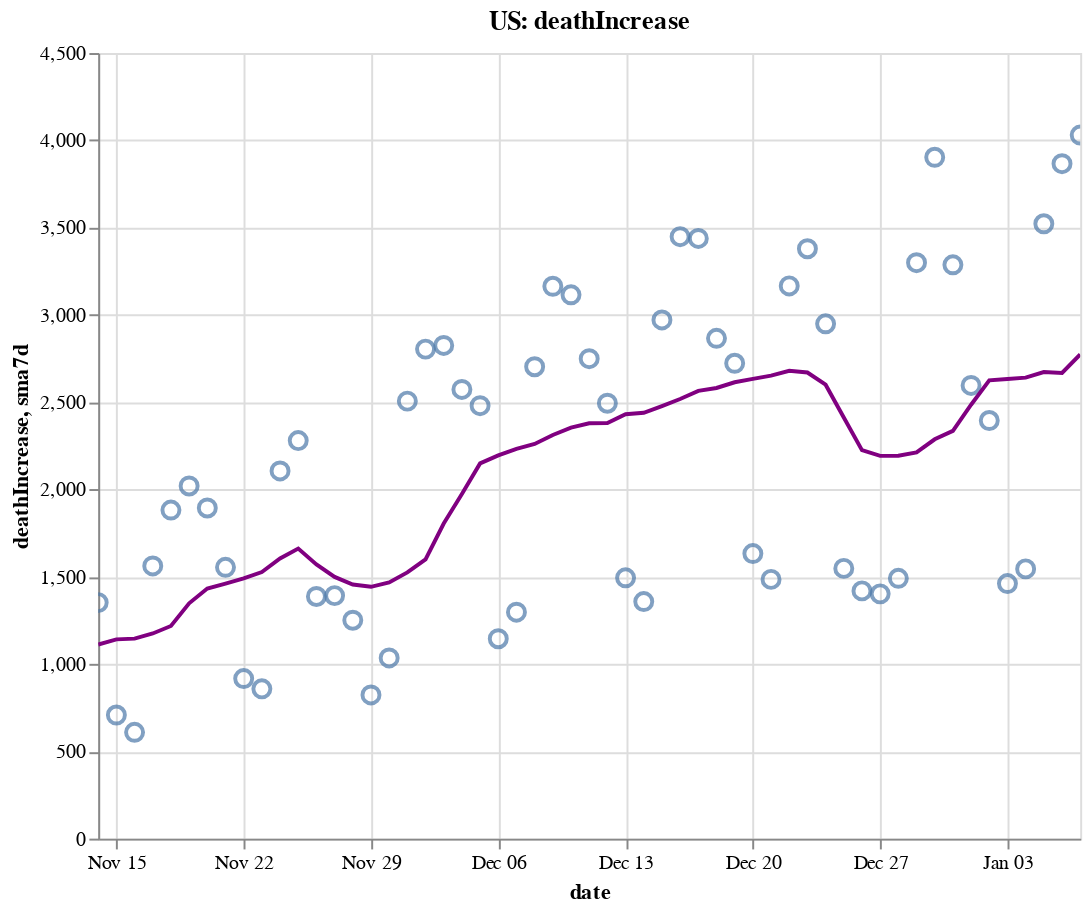

Notebook cell for this chart:
### Code cell
create_plot(us, 'deathIncrease')

### Figure 1 — Vega-Lite specification as saved in the notebook (floating-point values rounded to 4 significant figures)
{"config": {"view": {"continuousWidth": 400, "continuousHeight": 300}}, "layer": [{"layer": [{"mark": {"type": "point", "size": 75}, "encoding": {"tooltip": [{"type": "temporal", "field": "date"}, {"type": "quantitative", "field": "deathIncrease"}, {"type": "quantitative", "field": "sma7d"}], "x": {"type": "temporal", "field": "date"}, "y": {"type": "quantitative", "field": "deathIncrease"}}, "selection": {"selector006": {"type": "interval", "bind": "scales", "encodings": ["x", "y"]}}}, {"mark": {"type": "line", "color": "purple"}, "encoding": {"x": {"type": "temporal", "field": "date"}, "y": {"type": "quantitative", "field": "sma7d"}}}]}, {"mark": {"type": "rule", "color": "#aaa"}, "encoding": {"x": {"type": "temporal", "field": "date"}}, "transform": [{"filter": {"selection": "selector005"}}]}, {"mark": "circle", "encoding": {"opacity": {"condition": {"value": 1, "selection": "selector005"}, "value": 0}, "tooltip": [{"type": "temporal", "field": "date"}, {"type": "quantitative", "field": "deathIncrease"}, {"type": "quantitative", "field": "sma7d"}], "x": {"type": "temporal", "field": "date"}, "y": {"type": "quantitative", "field": "deathIncrease"}}, "selection": {"selector005": {"type": "single", "encodings": ["x"], "on": "mouseover", "nearest": true, "empty": "none"}}}, {"mark": {"type": "text", "align": "left", "dx": 5, "dy": -5, "stroke": "white", "strokeWidth": 2}, "encoding": {"text": {"type": "quantitative", "field": "deathIncrease"}, "tooltip": [{"type": "temporal", "field": "date"}, {"type": "quantitative", "field": "deathIncrease"}, {"type": "quantitative", "field": "sma7d"}], "x": {"type": "temporal", "field": "date"}, "y": {"type": "quantitative", "field": "deathIncrease"}}, "transform": [{"filter": {"selection": "selector005"}}]}, {"mark": {"type": "text", "align": "left", "dx": 5, "dy": -5}, "encoding": {"text": {"type": "quantitative", "field": "deathIncrease"}, "tooltip": [{"type": "temporal", "field": "date"}, {"type": "quantitative", "field": "deathIncrease"}, {"type": "quantitative", "field": "sma7d"}], "x": {"type": "temporal", "field": "date"}, "y": {"type": "quantitative", "field": "deathIncrease"}}, "transform": [{"filter": {"selection": "selector005"}}]}], "data": {"name": "data-d06e92ddce036d635eecf9addf8cc2c4"}, "height": 400, "title": "US: deathIncrease", "width": 500, "$schema": "https://vega.github.io/schema/vega-lite/v4.8.1.json", "datasets": {"data-d06e92ddce036d635eecf9addf8cc2c4": [{"date": "2020-11-14T00:00:00", "totalTestResultsIncrease": 1703000.0, "positiveIncrease": 167200.0, "death": 237400.0, "deathIncrease": 1352.0, "positiveRate": 0.098, "state": "US", "sma7d": 1112.0}, {"date": "2020-11-15T00:00:00", "totalTestResultsIncrease": 1557000.0, "positiveIncrease": 146700.0, "death": 238100.0, "deathIncrease": 708.0, "positiveRate": 0.094, "state": "US", "sma7d": 1142.0}, {"date": "2020-11-16T00:00:00", "totalTestResultsIncrease": 1533000.0, "positiveIncrease": 149600.0, "death": 238700.0, "deathIncrease": 609.0, "positiveRate": 0.098, "state": "US", "sma7d": 1146.0}, {"date": "2020-11-17T00:00:00", "totalTestResultsIncrease": 1600000.0, "positiveIncrease": 159200.0, "death": 240300.0, "deathIncrease": 1562.0, "positiveRate": 0.099, "state": "US", "sma7d": 1175.0}, {"date": "2020-11-18T00:00:00", "totalTestResultsIncrease": 1656000.0, "positiveIncrease": 167700.0, "death": 242200.0, "deathIncrease": 1882.0, "positiveRate": 0.101, "state": "US", "sma7d": 1218.0}, {"date": "2020-11-19T00:00:00", "totalTestResultsIncrease": 1808000.0, "positiveIncrease": 187300.0, "death": 244200.0, "deathIncrease": 2020.0, "positiveRate": 0.104, "state": "US", "sma7d": 1348.0}, {"date": "2020-11-20T00:00:00", "totalTestResultsIncrease": 1943000.0, "positiveIncrease": 196600.0, "death": 246100.0, "deathIncrease": 1894.0, "positiveRate": 0.101, "state": "US", "sma7d": 1432.0}, {"date": "2020-11-21T00:00:00", "totalTestResultsIncrease": 2051000.0, "positiveIncrease": 183400.0, "death": 247600.0, "deathIncrease": 1554.0, "positiveRate": 0.089, "state": "US", "sma7d": 1461.0}, {"date": "2020-11-22T00:00:00", "totalTestResultsIncrease": 1760000.0, "positiveIncrease": 153800.0, "death": 248600.0, "deathIncrease": 917.0, "positiveRate": 0.087, "state": "US", "sma7d": 1491.0}, {"date": "2020-11-23T00:00:00", "totalTestResultsIncrease": 1752000.0, "positiveIncrease": 154200.0, "death": 249400.0, "deathIncrease": 858.0, "positiveRate": 0.088, "state": "US", "sma7d": 1527.0}, {"date": "2020-11-24T00:00:00", "totalTestResultsIncrease": 1817000.0, "positiveIncrease": 165100.0, "death": 251500.0, "deathIncrease": 2106.0, "positiveRate": 0.091, "state": "US", "sma7d": 1604.0}, {"date": "2020-11-25T00:00:00", "totalTestResultsIncrease": 1824000.0, "positiveIncrease": 187800.0, "death": 253800.0, "deathIncrease": 2280.0, "positiveRate": 0.103, "state": "US", "sma7d": 1661.0}, {"date": "2020-11-26T00:00:00", "totalTestResultsIncrease": 1332000.0, "positiveIncrease": 129400.0, "death": 255200.0, "deathIncrease": 1387.0, "positiveRate": 0.097, "state": "US", "sma7d": 1571.0}, {"date": "2020-11-27T00:00:00", "totalTestResultsIncrease": 2041000.0, "positiveIncrease": 197600.0, "death": 256600.0, "deathIncrease": 1392.0, "positiveRate": 0.097, "state": "US", "sma7d": 1499.0}, {"date": "2020-11-28T00:00:00", "totalTestResultsIncrease": 1614000.0, "positiveIncrease": 151900.0, "death": 257800.0, "deathIncrease": 1251.0, "positiveRate": 0.094, "state": "US", "sma7d": 1456.0}, {"date": "2020-11-29T00:00:00", "totalTestResultsIncrease": 1281000.0, "positiveIncrease": 136900.0, "death": 258700.0, "deathIncrease": 823.0, "positiveRate": 0.107, "state": "US", "sma7d": 1442.0}, {"date": "2020-11-30T00:00:00", "totalTestResultsIncrease": 1612000.0, "positiveIncrease": 149200.0, "death": 259700.0, "deathIncrease": 1035.0, "positiveRate": 0.093, "state": "US", "sma7d": 1468.0}, {"date": "2020-12-01T00:00:00", "totalTestResultsIncrease": 1466000.0, "positiveIncrease": 179000.0, "death": 262200.0, "deathIncrease": 2506.0, "positiveRate": 0.122, "state": "US", "sma7d": 1525.0}, {"date": "2020-12-02T00:00:00", "totalTestResultsIncrease": 1556000.0, "positiveIncrease": 202000.0, "death": 265000.0, "deathIncrease": 2804.0, "positiveRate": 0.13, "state": "US", "sma7d": 1600.0}, {"date": "2020-12-03T00:00:00", "totalTestResultsIncrease": 1895000.0, "positiveIncrease": 214400.0, "death": 267800.0, "deathIncrease": 2825.0, "positiveRate": 0.113, "state": "US", "sma7d": 1805.0}, {"date": "2020-12-04T00:00:00", "totalTestResultsIncrease": 1884000.0, "positiveIncrease": 230000.0, "death": 270400.0, "deathIncrease": 2573.0, "positiveRate": 0.122, "state": "US", "sma7d": 1974.0}, {"date": "2020-12-05T00:00:00", "totalTestResultsIncrease": 2210000.0, "positiveIncrease": 217400.0, "death": 272900.0, "deathIncrease": 2480.0, "positiveRate": 0.098, "state": "US", "sma7d": 2149.0}, {"date": "2020-12-06T00:00:00", "totalTestResultsIncrease": 1607000.0, "positiveIncrease": 181800.0, "death": 274000.0, "deathIncrease": 1145.0, "positiveRate": 0.113, "state": "US", "sma7d": 2195.0}, {"date": "2020-12-07T00:00:00", "totalTestResultsIncrease": 1722000.0, "positiveIncrease": 181500.0, "death": 275300.0, "deathIncrease": 1297.0, "positiveRate": 0.105, "state": "US", "sma7d": 2233.0}, {"date": "2020-12-08T00:00:00", "totalTestResultsIncrease": 1658000.0, "positiveIncrease": 216000.0, "death": 278000.0, "deathIncrease": 2703.0, "positiveRate": 0.13, "state": "US", "sma7d": 2261.0}, {"date": "2020-12-09T00:00:00", "totalTestResultsIncrease": 1801000.0, "positiveIncrease": 214900.0, "death": 281200.0, "deathIncrease": 3164.0, "positiveRate": 0.119, "state": "US", "sma7d": 2312.0}, {"date": "2020-12-10T00:00:00", "totalTestResultsIncrease": 1891000.0, "positiveIncrease": 219600.0, "death": 284300.0, "deathIncrease": 3115.0, "positiveRate": 0.116, "state": "US", "sma7d": 2354.0}, {"date": "2020-12-11T00:00:00", "totalTestResultsIncrease": 1991000.0, "positiveIncrease": 235500.0, "death": 287100.0, "deathIncrease": 2749.0, "positiveRate": 0.118, "state": "US", "sma7d": 2379.0}, {"date": "2020-12-12T00:00:00", "totalTestResultsIncrease": 1809000.0, "positiveIncrease": 225100.0, "death": 289600.0, "deathIncrease": 2494.0, "positiveRate": 0.124, "state": "US", "sma7d": 2381.0}, {"date": "2020-12-13T00:00:00", "totalTestResultsIncrease": 1770000.0, "positiveIncrease": 186400.0, "death": 291000.0, "deathIncrease": 1494.0, "positiveRate": 0.105, "state": "US", "sma7d": 2431.0}, {"date": "2020-12-14T00:00:00", "totalTestResultsIncrease": 2158000.0, "positiveIncrease": 193000.0, "death": 292400.0, "deathIncrease": 1358.0, "positiveRate": 0.089, "state": "US", "sma7d": 2440.0}, {"date": "2020-12-15T00:00:00", "totalTestResultsIncrease": 1774000.0, "positiveIncrease": 190500.0, "death": 295400.0, "deathIncrease": 2971.0, "positiveRate": 0.107, "state": "US", "sma7d": 2478.0}, {"date": "2020-12-16T00:00:00", "totalTestResultsIncrease": 1788000.0, "positiveIncrease": 232300.0, "death": 298800.0, "deathIncrease": 3448.0, "positiveRate": 0.13, "state": "US", "sma7d": 2518.0}, {"date": "2020-12-17T00:00:00", "totalTestResultsIncrease": 1864000.0, "positiveIncrease": 240800.0, "death": 302300.0, "deathIncrease": 3438.0, "positiveRate": 0.129, "state": "US", "sma7d": 2565.0}, {"date": "2020-12-18T00:00:00", "totalTestResultsIncrease": 2196000.0, "positiveIncrease": 239800.0, "death": 305100.0, "deathIncrease": 2866.0, "positiveRate": 0.109, "state": "US", "sma7d": 2581.0}, {"date": "2020-12-19T00:00:00", "totalTestResultsIncrease": 1739000.0, "positiveIncrease": 203500.0, "death": 307800.0, "deathIncrease": 2723.0, "positiveRate": 0.117, "state": "US", "sma7d": 2614.0}, {"date": "2020-12-20T00:00:00", "totalTestResultsIncrease": 1792000.0, "positiveIncrease": 196600.0, "death": 309500.0, "deathIncrease": 1633.0, "positiveRate": 0.11, "state": "US", "sma7d": 2634.0}, {"date": "2020-12-21T00:00:00", "totalTestResultsIncrease": 2082000.0, "positiveIncrease": 178700.0, "death": 311000.0, "deathIncrease": 1485.0, "positiveRate": 0.086, "state": "US", "sma7d": 2652.0}, {"date": "2020-12-22T00:00:00", "totalTestResultsIncrease": 1690000.0, "positiveIncrease": 190600.0, "death": 314100.0, "deathIncrease": 3166.0, "positiveRate": 0.113, "state": "US", "sma7d": 2680.0}, {"date": "2020-12-23T00:00:00", "totalTestResultsIncrease": 1747000.0, "positiveIncrease": 221500.0, "death": 317500.0, "deathIncrease": 3379.0, "positiveRate": 0.127, "state": "US", "sma7d": 2670.0}, {"date": "2020-12-24T00:00:00", "totalTestResultsIncrease": 1930000.0, "positiveIncrease": 204300.0, "death": 320500.0, "deathIncrease": 2949.0, "positiveRate": 0.106, "state": "US", "sma7d": 2600.0}, {"date": "2020-12-25T00:00:00", "totalTestResultsIncrease": 1354000.0, "positiveIncrease": 125900.0, "death": 322000.0, "deathIncrease": 1548.0, "positiveRate": 0.093, "state": "US", "sma7d": 2412.0}, {"date": "2020-12-26T00:00:00", "totalTestResultsIncrease": 2122000.0, "positiveIncrease": 189800.0, "death": 323400.0, "deathIncrease": 1419.0, "positiveRate": 0.089, "state": "US", "sma7d": 2226.0}, {"date": "2020-12-27T00:00:00", "totalTestResultsIncrease": 1340000.0, "positiveIncrease": 153800.0, "death": 324800.0, "deathIncrease": 1402.0, "positiveRate": 0.115, "state": "US", "sma7d": 2193.0}, {"date": "2020-12-28T00:00:00", "totalTestResultsIncrease": 1538000.0, "positiveIncrease": 162800.0, "death": 326300.0, "deathIncrease": 1491.0, "positiveRate": 0.106, "state": "US", "sma7d": 2193.0}, {"date": "2020-12-29T00:00:00", "totalTestResultsIncrease": 1246000.0, "positiveIncrease": 195900.0, "death": 329600.0, "deathIncrease": 3299.0, "positiveRate": 0.157, "state": "US", "sma7d": 2212.0}, {"date": "2020-12-30T00:00:00", "totalTestResultsIncrease": 1538000.0, "positiveIncrease": 226300.0, "death": 333500.0, "deathIncrease": 3903.0, "positiveRate": 0.147, "state": "US", "sma7d": 2287.0}, {"date": "2020-12-31T00:00:00", "totalTestResultsIncrease": 1749000.0, "positiveIncrease": 223700.0, "death": 336800.0, "deathIncrease": 3287.0, "positiveRate": 0.128, "state": "US", "sma7d": 2336.0}, {"date": "2021-01-01T00:00:00", "totalTestResultsIncrease": 1340000.0, "positiveIncrease": 180300.0, "death": 339400.0, "deathIncrease": 2596.0, "positiveRate": 0.135, "state": "US", "sma7d": 2485.0}, {"date": "2021-01-02T00:00:00", "totalTestResultsIncrease": 2060000.0, "positiveIncrease": 279000.0, "death": 341800.0, "deathIncrease": 2395.0, "positiveRate": 0.135, "state": "US", "sma7d": 2625.0}, {"date": "2021-01-03T00:00:00", "totalTestResultsIncrease": 1401000.0, "positiveIncrease": 208100.0, "death": 343300.0, "deathIncrease": 1461.0, "positiveRate": 0.149, "state": "US", "sma7d": 2633.0}, {"date": "2021-01-04T00:00:00", "totalTestResultsIncrease": 1639000.0, "positiveIncrease": 177700.0, "death": 344800.0, "deathIncrease": 1545.0, "positiveRate": 0.108, "state": "US", "sma7d": 2641.0}, {"date": "2021-01-05T00:00:00", "totalTestResultsIncrease": 1609000.0, "positiveIncrease": 215400.0, "death": 348300.0, "deathIncrease": 3522.0, "positiveRate": 0.134, "state": "US", "sma7d": 2673.0}, {"date": "2021-01-06T00:00:00", "totalTestResultsIncrease": 1619000.0, "positiveIncrease": 247800.0, "death": 352200.0, "deathIncrease": 3866.0, "positiveRate": 0.153, "state": "US", "sma7d": 2667.0}, {"date": "2021-01-07T00:00:00", "totalTestResultsIncrease": 1899000.0, "positiveIncrease": 265900.0, "death": 356000.0, "deathIncrease": 4030.0, "positiveRate": 0.14, "state": "US", "sma7d": 2774.0}]}}
